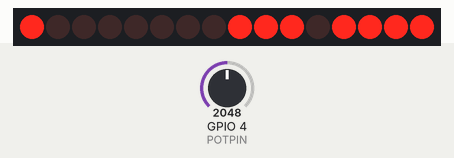
Bench run of a sketch on a simulated ESP32. Shown: 16 shift-register outputs drawn as a row of LEDs (first output left, lit = HIGH). Wiring (inferred from the names in the program): 2 × shift register (74HC595): data GPIO 12; shift clock GPIO 13; latch GPIO 14. Wiring (inferred from the signals the program sends): row of LEDs: on Q0, Q1, Q2, Q3, Q4, Q5, Q6, Q7, Q8, Q9, Q10, Q11, Q12, Q13, Q14, Q15. The inputs (shaded band) are chosen by the test bench; at power-on: GPIO 4 (POTPIN) = 2048.

Above: at 1.2 s.
1.3 s: GPIO 4 (POTPIN) set to 491
At 3.56 s:
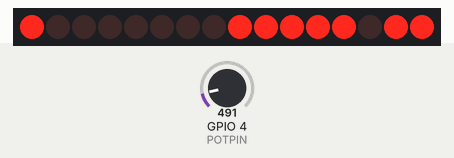
At 4.1 s:
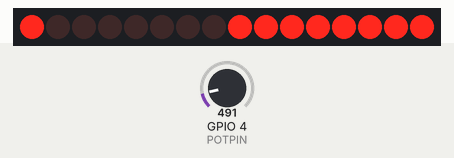
4.3 s: GPIO 4 (POTPIN) set to 0
5.8 s: GPIO 4 (POTPIN) set to 1228
At 8.7 s:
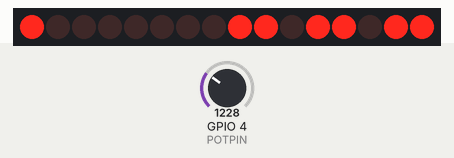
8.8 s: GPIO 4 (POTPIN) set to 2047
11.8 s: GPIO 4 (POTPIN) set to 2866
Timing chart, 0 to 14.8 s (numbered marks = the images above; inputs shaded):
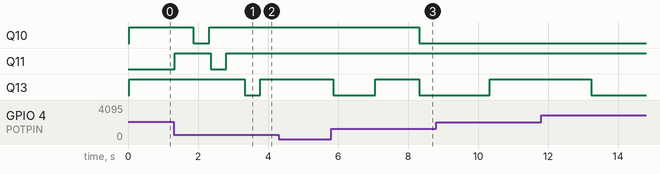

The sketch:

Lattice_Screen-7_Count.ino
```cpp
const int DATAPIN = 12;
const int CLOCKPIN = 13;
const int LATCHPIN = 14;
const int POTPIN = 4;

int flagShow = 0;
unsigned long oldTime = 0;
byte dataRow, dataCol;

int pic[10][8] = {
    {
        0b11111111,
        0b11000111,
        0b11110111,
        0b11110111,
        0b11110111,
        0b11110111,
        0b11110111,
        0b11000011
    },
    {
        0b11111111,
        0b11000011,
        0b11111011,
        0b11111011,
        0b11000011,
        0b11011111,
        0b11011111,
        0b11000011
    },
    {
        0b11111111,
        0b11000011,
        0b11111011,
        0b11111011,
        0b11000011,
        0b11111011,
        0b11111011,
        0b11000011
    },
    {
        0b11111111,
        0b11010111,
        0b11010111,
        0b11010111,
        0b11000011,
        0b11110111,
        0b11110111,
        0b11110111
    },
    {
        0b11111111,
        0b11000011,
        0b11011111,
        0b11011111,
        0b11000011,
        0b11111011,
        0b11111011,
        0b11000011
    },
    {
        0b11111111,
        0b11000011,
        0b11011111,
        0b11011111,
        0b11000011,
        0b11011011,
        0b11011011,
        0b11000011
    },
    {
        0b11111111,
        0b11000011,
        0b11111011,
        0b11110111,
        0b11110111,
        0b11101111,
        0b11101111,
        0b11101111
    },
    {
        0b11111111,
        0b11000011,
        0b11011011,
        0b11011011,
        0b11000011,
        0b11011011,
        0b11011011,
        0b11000011
    },
    {
        0b11111111,
        0b11000011,
        0b11011011,
        0b11011011,
        0b11000011,
        0b11111011,
        0b11111011,
        0b11000011
    },
    {
        0b11111111,
        0b11000011,
        0b11011011,
        0b11011011,
        0b11011011,
        0b11011011,
        0b11011011,
        0b11000011
    }
};

void setup() {
    pinMode(LATCHPIN, OUTPUT);
    pinMode(CLOCKPIN, OUTPUT);
    pinMode(DATAPIN, OUTPUT);

    digitalWrite(CLOCKPIN, LOW);
    digitalWrite(LATCHPIN, LOW);

    Serial.begin(9600);

    analogSetWidth(10);
}

void loop() {
    if (millis() - oldTime >= analogRead(POTPIN))
    {
        if (flagShow >= 9)
        {
            flagShow = 0;
        }
        else
        {
            flagShow++;
        }
        oldTime = millis();
    }
    for (int j = 0; j <= 7; j++)
    {
        dataRow = 1 << j;
        dataCol = pic[flagShow][j];
        LCD_Display();
    }
}

void LCD_Display()
{
    shiftOut(DATAPIN, CLOCKPIN, MSBFIRST, dataCol);
    shiftOut(DATAPIN, CLOCKPIN, LSBFIRST, dataRow);
    digitalWrite(LATCHPIN, HIGH);
    digitalWrite(LATCHPIN, LOW);
}
```

Measured:
- after the input at 4.3 s, every drawn part: stays the same
- after the input at 5.8 s, Q10: HIGH → LOW after 2.5 s; Q13: HIGH → LOW after 0.06 s, → HIGH 1.2 s later, → LOW 1.3 s later
